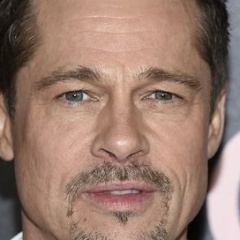
#> input picture Celebrity Classification/001_c04300ef.jpg, 240 x 240 px
$ jupyter execute CNN.ipynb
#> lines starting #> are read from the running program, lines starting #| are printed output that depends on the picture
[cell 1]
from warnings import filterwarnings
filterwarnings('ignore')

[cell 2]
import cv2

[cell 3]
img1 = cv2.imread('001_c04300ef.jpg')
#> img1 is the input picture: shape (240, 240, 3); mean B, G, R 108.3, 122, 151.7
img1

[cell 4]
img2 = cv2.imread('001_fe3347c0.jpg')
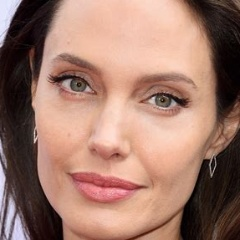
#> input picture Celebrity Classification/001_fe3347c0.jpg, 240 x 240 px
#> img2 is the input picture: shape (240, 240, 3); mean B, G, R 107.1, 121, 159
img2

[cell 5]
img3 = cv2.imread('002_85eab275.jpg')
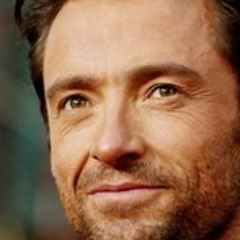
#> input picture Celebrity Classification/002_85eab275.jpg, 240 x 240 px
#> img3 is the input picture: shape (240, 240, 3); mean B, G, R 77.8, 105.4, 144.6
img3

[cell 6]
img4 = cv2.imread('002_8f8da10e.jpg')
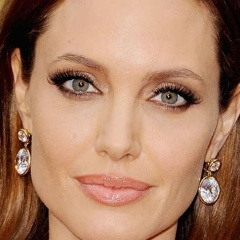
#> input picture Celebrity Classification/002_8f8da10e.jpg, 240 x 240 px
#> img4 is the input picture: shape (240, 240, 3); mean B, G, R 101.8, 127.2, 170.5
img4

[cell 7]
img5 = cv2.imread('002_cc1b9701.jpg')
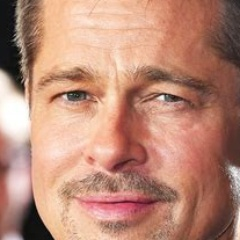
#> input picture Celebrity Classification/002_cc1b9701.jpg, 240 x 240 px
#> img5 is the input picture: shape (240, 240, 3); mean B, G, R 118.4, 137.3, 186.1
img5
